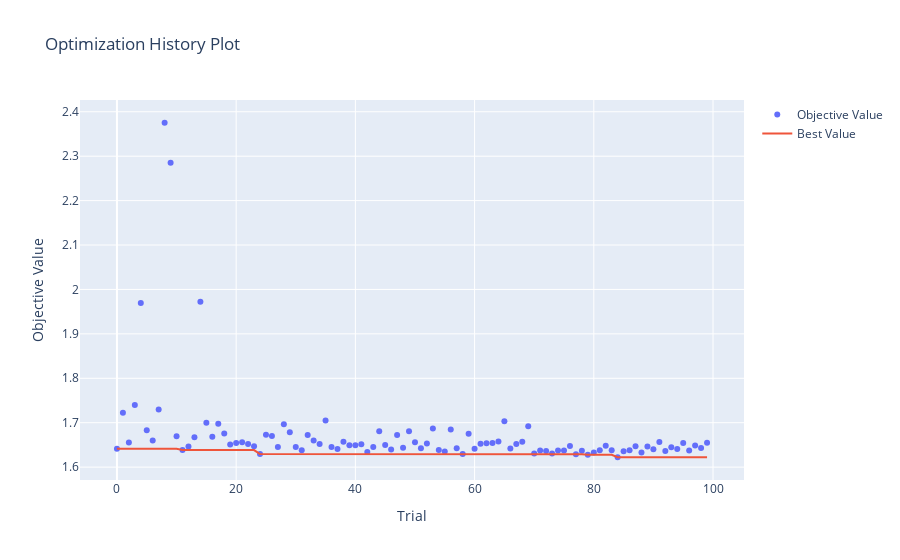

Here is the notebook cell this chart was saved with:
### Markdown cell above
Optuna offers a wide range of plots under its visualization subpackage. Here, we will discuss only 2, which I think are the most useful.

First, let's plot the optimization history of the last study:

### Code cell
from optuna.visualization import plot_optimization_history

plotly_config = {"staticPlot": True}

fig = plot_optimization_history(study)
fig.show(config=plotly_config)
